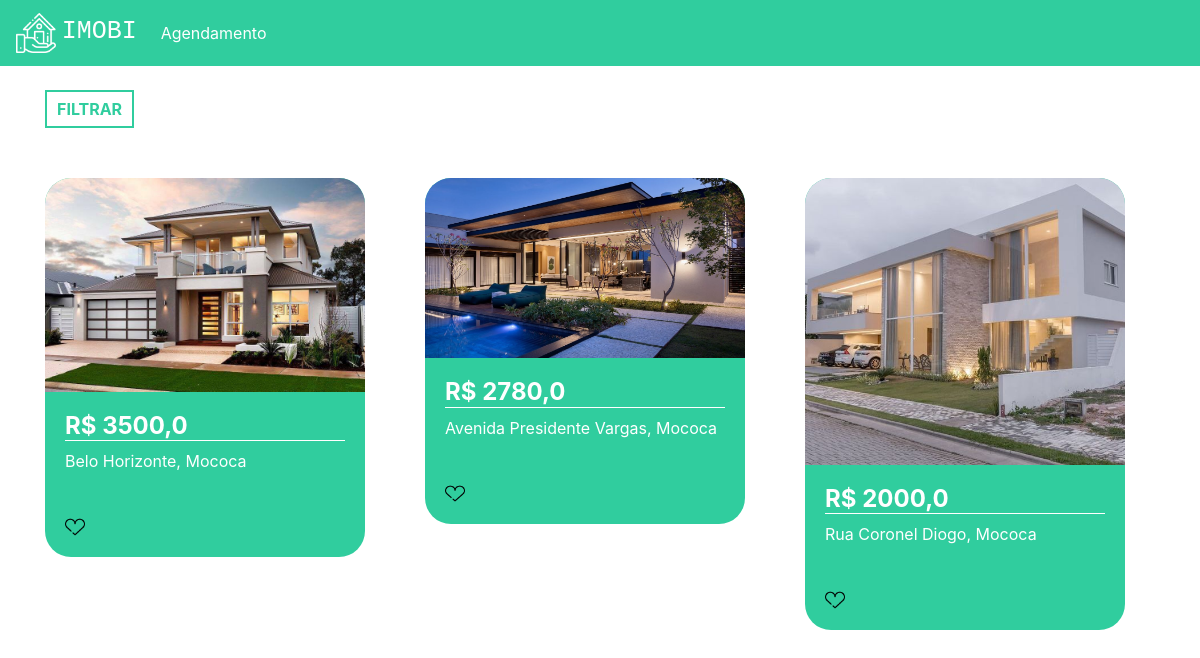
The app's page / (signed in) with its own data.
### plataforma/models.py (models this page shows, shortened)
class Imoveis(models.Model):
    choices = (('V', 'Venda'),
               ('A', 'Aluguel'))
    choices_imovel = (('A', 'Apartamento'),
                      ('C', 'Casa'))
    imagens = models.ManyToManyField(Imagem)
    valor = models.FloatField()
    quartos = models.IntegerField()
    tamanho = models.FloatField()
    cidade = models.ForeignKey(Cidade, on_delete=models.DO_NOTHING)
    rua = models.CharField(max_length=50)
    tipo = models.CharField(max_length=1, choices=choices)
    tipo_imovel = models.CharField(max_length=1, choices=choices_imovel)
    numero = models.IntegerField()
    descricao = models.TextField()
    dias_visita = models.ManyToManyField(DiasVisita)
    horarios = models.ManyToManyField(Horario)

class Imagem(models.Model):
    img = models.ImageField(upload_to='img')

class Cidade(models.Model):
    nome = models.CharField(max_length=30)
    def __str__(self) -> str:
        return self.nome

### plataforma/views.py (the view)
# urls.py: 2. Add a URL to urlpatterns:  path('', views.home, name='home')
@login_required(login_url='/auth/logar')
def home(request):
    cidades = Cidade.objects.all()
    preco_minimo = request.GET.get('preco_minimo')
    preco_maximo = request.GET.get('preco_maximo')
    cidade = request.GET.get('cidade')
    tipo = request.GET.getlist('tipo')
    if preco_minimo or preco_maximo or cidade or tipo:
        if not preco_minimo:
            preco_minimo = 0
        if not preco_maximo:
            preco_maximo = 999999999999
        if not tipo:
            tipo = ['A', 'C']
        imoveis = Imoveis.objects.filter(valor__gte=preco_minimo).filter(valor__lte=preco_maximo).filter(tipo_imovel__in=tipo).filter(cidade=cidade)
    else:
        imoveis = Imoveis.objects.all()
    return render(request, 'home.html', {'imoveis': imoveis, 'cidades': cidades})

### plataforma/templates/home.html (shortened to what this page needs)
{% extends 'base.html' %}
{% load static %}
{% block 'head' %}
    <link rel="stylesheet" href="{% static 'plataforma/css/home.css' %}">
{% endblock %}
{% block 'body' %}
    <div class="container">
        <br>
        <button type="button" class="btn_filtrar" data-toggle="modal" data-target="#exampleModal">
            FILTRAR
        </button>
            <div class="row">
                {% for imovel in imoveis %}
                    <div class="col-md cont">
                        <div class="card_imovel">
                            <img class="img_capa_imovel" src="{{imovel.imagens.all.0.img.url}}">
                                <div class="informacoes_imoveis">
                                    <a class="a_none" href="{% url 'imovel' imovel.id %}"><h4 class="valor">R$ {{imovel.valor}}</h4></a>
                                        <p>{{imovel.rua}}, {{imovel.cidade}}</p>
                                        <br>
                                        <img width="7%" src="{% static 'plataforma/img/heart.png' %}">
                                </div>
                        </div>
                    </div>
                {% endfor %}
            </div>
    </div>
{% endblock %}

### templates/base.html (shortened to what this page needs)
{% load static %}
<!doctype html>
<html lang="pt-BR">
    <head>
        {% block 'head' %}{% endblock %}
        <link rel="stylesheet" href="https://cdn.jsdelivr.net/npm/bootstrap@4.6.2/dist/css/bootstrap.min.css">
    </head>
    <body>
        {% if user.is_authenticated %}
            <nav class="navbar navbar-expand-lg navbar-dark bg_navbar">
            <a class="navbar-brand" href="{% url 'home' %}">
            <img width="40" src="{% static 'autenticacao/img/logo.png' %}">&nbsp<h3 class="font_logo">IMOBI</h3></a>
                <div class="collapse navbar-collapse" id="navbarNav">
                <ul class="navbar-nav">
                    <li class="nav-item active">
                    <a class="nav-link" href="{% url 'agendamentos' %}">Agendamento</a>
                    </li>
                </ul>
                </div>
            </nav>
    {% endif %}
        {% block 'body' %}{% endblock %}
    </body>
</html>

### templates/static/plataforma/css/home.css (style rules this page uses)
.bg_navbar { background-color: #30CD9E; }
.font_logo { font-family: 'Courier New', Courier, monospace; font-size: 25px; display: inline; }
.card_imovel { background-color: #30CD9E; width: 20rem; margin-top: 50px; border-radius: 26px; }
.img_capa_imovel { width: 100%; border-top-left-radius: 26px; border-top-right-radius: 26px; }
.informacoes_imoveis { padding: 20px; color: white; }
.valor { font-weight: bold; border-bottom: 1px solid white; }
.btn_filtrar { border: none; background-color: transparent; border: 2px solid #30CD9E; color: #30CD9E; padding: 5px 10px 5px 10px; font-weight: bold; }
.a_none { color: white; }

### records on screen
Imoveis: imagens.all.0.img (picture), valor "3500,0", rua "Belo Horizonte", cidade "Mococa"
Imoveis: imagens.all.0.img (picture), valor "2780,0", rua "Avenida Presidente Vargas", cidade "Mococa"
Imoveis: imagens.all.0.img (picture), valor "2000,0", rua "Rua Coronel Diogo", cidade "Mococa"
